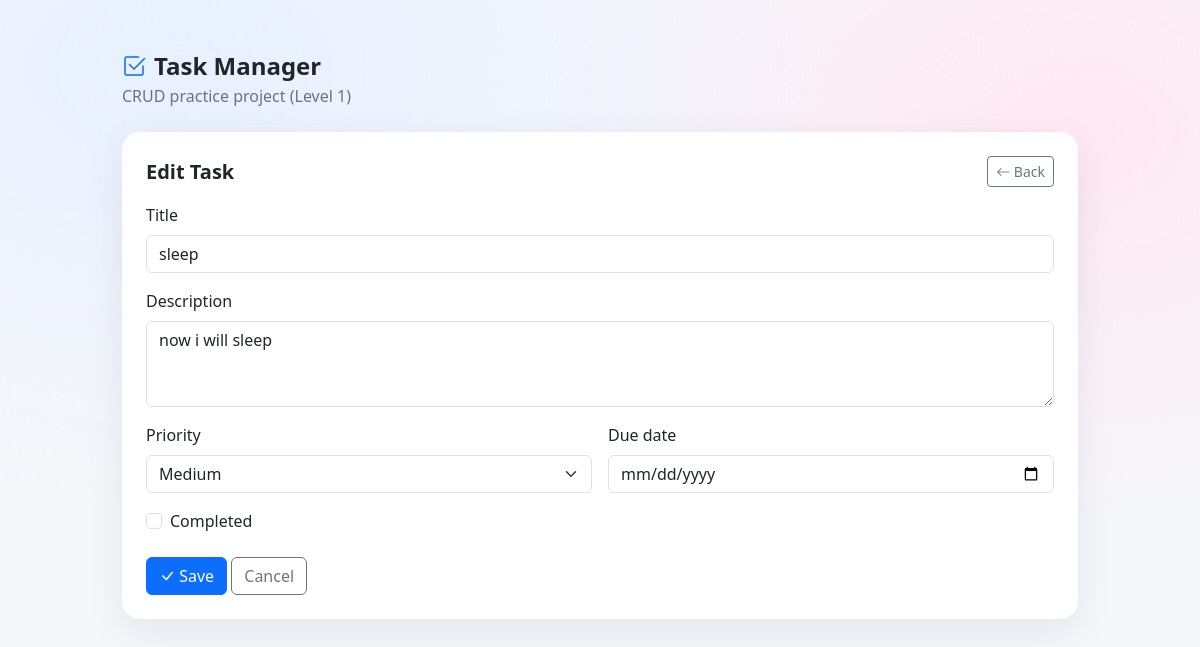
The app's page /edit/1/, older data.
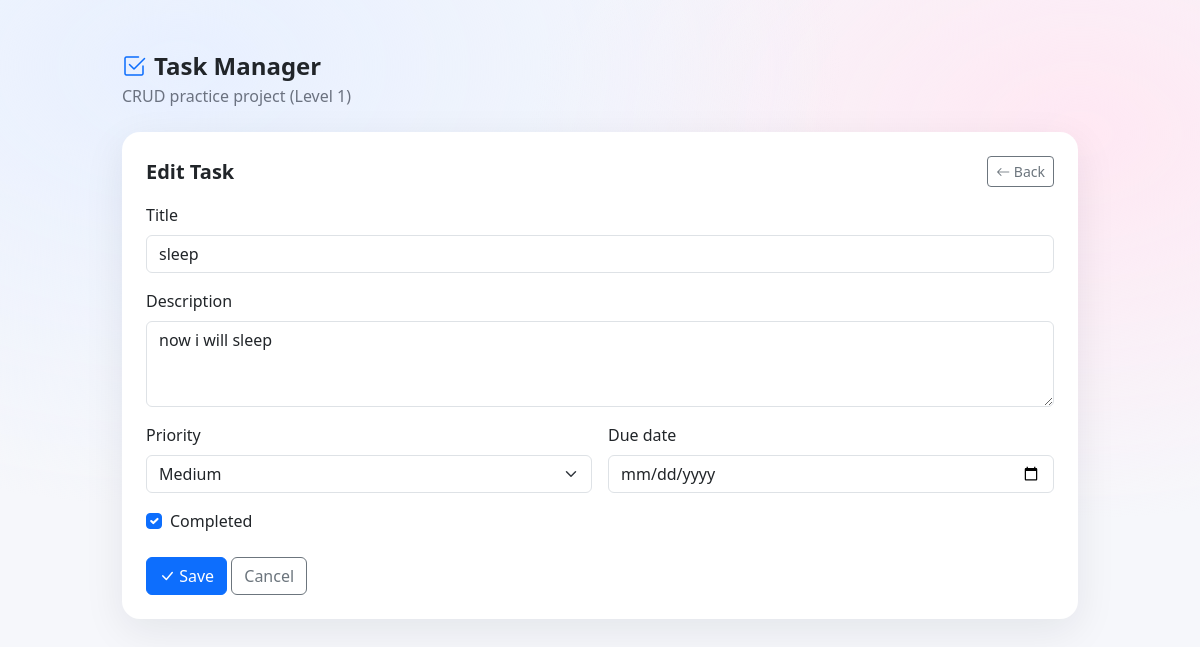
The same page, newer data.
### tasks/models.py (models this page shows, shortened)
class Task(models.Model):
    PRIORITY_CHOICES = [
        ("L", "Low"),
        ("M", "Medium"),
        ("H", "High"),
    ]
    title = models.CharField(max_length=200)
    description = models.TextField(blank=True)
    completed = models.BooleanField(default=False)
    priority = models.CharField(max_length=1, choices=PRIORITY_CHOICES, default="M")
    due_date = models.DateField(null=True, blank=True)

### tasks/views.py (the view)
# urls.py: path("edit/<int:pk>/", views.task_edit, name="task_edit"),
def task_edit(request, pk):
    task = get_object_or_404(Task, pk=pk)
    if request.method == "POST":
        form = TaskForm(request.POST, instance=task)
        if form.is_valid():
            form.save()
            messages.success(request, "✏️ Task updated!")
            return redirect("task_list")
    else:
        form = TaskForm(instance=task)
    return render(request, "tasks/task_form.html", {"form": form, "title": "Edit Task"})

### tasks/forms.py
class TaskForm(forms.ModelForm):
    class Meta:
        model = Task
        fields = ["title", "description", "priority", "due_date", "completed"]
        widgets = {
            "title": forms.TextInput(attrs={"class": "form-control", "placeholder": "e.g., Study Django"}),
            "description": forms.Textarea(attrs={"class": "form-control", "rows": 3, "placeholder": "Optional notes..."}),
            "priority": forms.Select(attrs={"class": "form-select"}),
            "due_date": forms.DateInput(attrs={"class": "form-control", "type": "date"}),
            "completed": forms.CheckboxInput(attrs={"class": "form-check-input"}),
        }

### tasks/templates/tasks/task_form.html (shortened to what this page needs)
{% extends "tasks/base.html" %}
{% block content %}
<div class="card soft-shadow">
  <div class="card-body p-4">
    <div class="d-flex align-items-center justify-content-between mb-3">
      <div class="h5 m-0 title">{{ title }}</div>
      <a class="btn btn-outline-secondary btn-sm" href="{% url 'task_list' %}">
        <i class="bi bi-arrow-left"></i> Back
      </a>
    </div>
    <form method="post" novalidate>
      <div class="mb-3">
        <label class="form-label">Title</label>
        {{ form.title }}
      </div>
      <div class="mb-3">
        <label class="form-label">Description</label>
        {{ form.description }}
      </div>
      <div class="row g-3 mb-3">
        <div class="col-md-6">
          <label class="form-label">Priority</label>
          {{ form.priority }}
        </div>
        <div class="col-md-6">
          <label class="form-label">Due date</label>
          {{ form.due_date }}
        </div>
      </div>
      <div class="form-check mb-4">
        {{ form.completed }}
        <label class="form-check-label">Completed</label>
      </div>
      <button class="btn btn-primary"><i class="bi bi-check-lg"></i> Save</button>
      <a class="btn btn-outline-secondary" href="{% url 'task_list' %}">Cancel</a>
    </form>
  </div>
</div>
{% endblock %}

Row changes from the older to the newer data that the page shows:
changed Task "sleep": completed "☐" → "☑"
